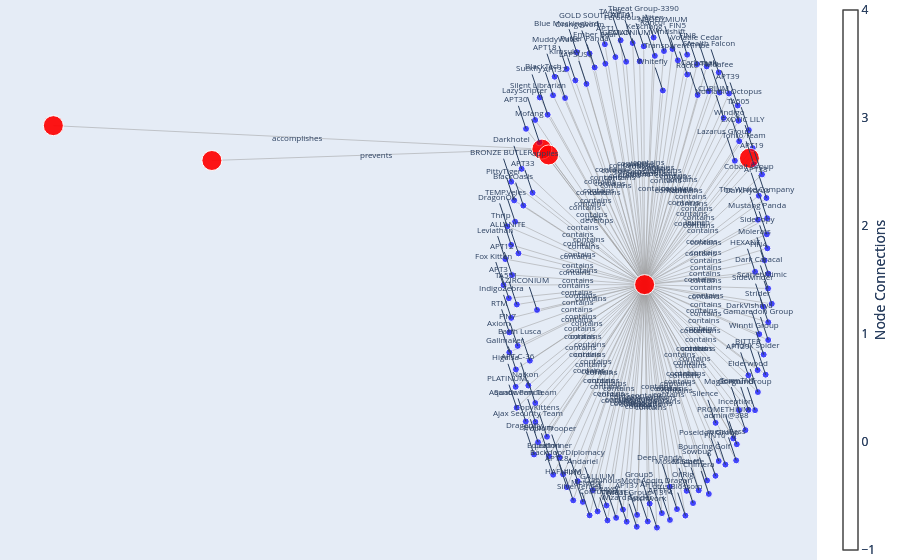

The cell this chart's notebook holds for it:
### Code cell
import networkx as nx
import plotly.graph_objects as go

# Create an empty directed graph
G = nx.DiGraph()

# Add nodes to the graph, each node representing a DataFrame
dfs = [mitre_attack_groups, mitre_campaigns, mitre_enterprise_mitigation,
       mitre_enterprise_tactics, mitre_enterprise_techniques, mitre_software]

for df in dfs:
    G.add_node(df.index.name, label=df.index.name, size=20)  # Using DataFrame index name as node label and setting size

# Establish relationships between nodes
# For example, connecting software and techniques, and attack_groups and software
G.add_edge('software', 'techniques', relationship='applies')
G.add_edge('attack_groups', 'software', relationship='develops')
G.add_edge('attack_groups', 'campaigns', relationship='launch')
G.add_edge('techniques', 'tactics', relationship='accomplishes')
G.add_edge('mitigation', 'techniques', relationship='prevents')
G.add_edge('attack_groups', 'techniques', relationship='uses')

# Add subnodes for 'attack_groups' based on the mitre_attack_groups DataFrame
attack_groups_df = mitre_attack_groups
for subnode in attack_groups_df.index:
    G.add_node(subnode, label=attack_groups_df.Name[subnode], name=attack_groups_df.loc[subnode, 'Name'], index=attack_groups_df.index[subnode], desc=attack_groups_df.Desc, size=7, color='blue')  # Setting size, color for subnodes
    G.add_edge('attack_groups', subnode, relationship='contains')

# Define node positions for the layout
pos = nx.spring_layout(G, seed=42)

# Manually adjust the position of 'attack_groups' and its subnodes
pos['attack_groups'][1] -= 0.1  # Adjust this value to control the distance

for subnode in attack_groups_df.index:
    pos[subnode][1] -= 0.1  # Adjust this value to control the distance

# Increase the distance between main nodes
for main_node in G.nodes():
    pos[main_node][0] *= 1.5

# Decrease the edge length of subnodes from the main node
edge_length_factor = 0.2
for edge in G.edges():
    if edge[0] == 'attack_groups':
        pos[edge[1]][0] *= edge_length_factor

# Create edge trace
edge_x = []
edge_y = []
edge_text = []  # To store the relationship annotations
for edge in G.edges(data=True):
    x0, y0 = pos[edge[0]]
    x1, y1 = pos[edge[1]]
    edge_x += [x0, x1, None]
    edge_y += [y0, y1, None]
    edge_text.append(edge[2]['relationship'])  # Add the relationship annotation

edge_trace = go.Scatter(
    x=edge_x, y=edge_y,
    line=dict(width=0.5, color='#999'),
    hoverinfo='none',
    mode='lines')

# Create node trace
node_x = []
node_y = []
node_size = []
node_color = []
node_text = []  # To store the node labels
for node, pos_value in pos.items():
    x, y = pos_value
    node_x.append(x)
    node_y.append(y)
    size = G.nodes[node].get("size", 10)
    color = G.nodes[node].get("color", 'red')
    node_size.append(size)
    node_color.append(color)
    label = G.nodes[node].get("label", "")
    node_text.append(f'{label}')

# Add annotations for subnodes based on the 'Name' column in the DataFrame
annotations = []
for subnode in attack_groups_df.index:
    x, y = pos[subnode]
    name = G.nodes[subnode]['name']
    size = G.nodes[subnode].get("size", 10)
    color = G.nodes[subnode].get("color", 'red')
    node_size.append(size)
    node_color.append(color)
    node_text.append(f'{name}')
    annotations.append(dict(
        x=x,
        y=y,
        text=name,
        showarrow=True,
        font=dict(size=8)
    ))

# Create node trace for main nodes (non-subnodes)
main_node_trace = go.Scatter(
    x=node_x[:-len(attack_groups_df)],  # Exclude subnodes from main nodes
    y=node_y[:-len(attack_groups_df)],
    mode='markers',
    hoverinfo='text',
    marker=dict(
        showscale=True,
        colorscale='Blues',  # Change the color scale to blue
        size=node_size[:-len(attack_groups_df)],  # Exclude subnodes from main nodes
        color=node_color[:-len(attack_groups_df)],  # Exclude subnodes from main nodes
        colorbar=dict(
            thickness=15,
            title='Node Connections',
            xanchor='left',
            titleside='right'
        )
    )
)

# Set node attributes for main nodes
main_node_trace.text = node_text[:-len(attack_groups_df)]

# Create annotations for relationships
for edge, text in zip(G.edges(), edge_text):
    x0, y0 = pos[edge[0]]
    x1, y1 = pos[edge[1]]
    annotations.append(dict(
        x=(x0 + x1) / 2,
        y=(y0 + y1) / 2,
        text=text,
        showarrow=False,
        font=dict(size=8)
    ))

# Update layout to include annotations
layout = go.Layout(
    showlegend=False,
    hovermode='closest',
    margin=dict(b=0, l=0, r=0, t=0),
    xaxis=dict(showgrid=False, zeroline=False, showticklabels=False),
    yaxis=dict(showgrid=False, zeroline=False, showticklabels=False),
    annotations=annotations
)

# Create figure
fig = go.Figure(
    data=[edge_trace, node_trace, main_node_trace],  # Include main_node_trace in the data
    layout=layout
)

# Show the figure
fig.show()

### Figure 1 — Plotly figure (JSON) as saved in the notebook; plotly's stock layout.template omitted (floating-point values rounded to 4 significant figures; data arrays with more than 128 entries replaced by an {"elided": "..."} marker saying what was removed)
{"data": [{"hoverinfo": "none", "line": {"color": "#999", "width": 0.5}, "mode": "lines", "type": "scatter", "x": {"elided": "432 float values"}, "y": {"elided": "432 float values"}}, {"hoverinfo": "text", "marker": {"color": {"elided": "282 str values"}, "colorbar": {"thickness": 15, "title": {"side": "right", "text": "Node Connections"}, "xanchor": "left"}, "colorscale": [[0, "rgb(247,251,255)"], [0.125, "rgb(222,235,247)"], [0.25, "rgb(198,219,239)"], [0.375, "rgb(158,202,225)"], [0.5, "rgb(107,174,214)"], [0.625, "rgb(66,146,198)"], [0.75, "rgb(33,113,181)"], [0.875, "rgb(8,81,156)"], [1, "rgb(8,48,107)"]], "showscale": true, "size": {"elided": "282 int values"}}, "mode": "markers", "text": {"elided": "282 str values"}, "type": "scatter", "x": {"elided": "144 float values"}, "y": {"elided": "144 float values"}}, {"hoverinfo": "text", "marker": {"color": {"elided": "144 str values"}, "colorbar": {"thickness": 15, "title": {"side": "right", "text": "Node Connections"}, "xanchor": "left"}, "colorscale": [[0, "rgb(247,251,255)"], [0.125, "rgb(222,235,247)"], [0.25, "rgb(198,219,239)"], [0.375, "rgb(158,202,225)"], [0.5, "rgb(107,174,214)"], [0.625, "rgb(66,146,198)"], [0.75, "rgb(33,113,181)"], [0.875, "rgb(8,81,156)"], [1, "rgb(8,48,107)"]], "showscale": true, "size": {"elided": "144 int values"}}, "mode": "markers", "text": {"elided": "144 str values"}, "type": "scatter", "x": [0.01533, 0.249, -0.9494, -1.303, -0.2137, -0.1987], "y": [-0.1034, 0.4098, 0.4006, 0.5421, 0.4468, 0.4231]}], "layout": {"annotations": [{"font": {"size": 8}, "showarrow": true, "text": "admin@338", "x": 0.2209, "y": -0.7516}, {"font": {"size": 8}, "showarrow": true, "text": "Ajax Security Team", "x": -0.2223, "y": -0.7434}, {"font": {"size": 8}, "showarrow": true, "text": "ALLANITE", "x": -0.2659, "y": 0.02348}, {"font": {"size": 8}, "showarrow": true, "text": "Andariel", "x": -0.1004, "y": -0.9382}, {"font": {"size": 8}, "showarrow": true, "text": "Aoqin Dragon", "x": 0.08752, "y": -1.015}, {"font": {"size": 8}, "showarrow": true, "text": "APT-C-36", "x": -0.2439, "y": -0.5132}, {"font": {"size": 8}, "showarrow": true, "text": "APT1", "x": -0.04975, "y": 0.8204}, {"font": {"size": 8}, "showarrow": true, "text": "APT12", "x": -0.2802, "y": -0.06469}, {"font": {"size": 8}, "showarrow": true, "text": "APT16", "x": 0.07182, "y": -1.059}, {"font": {"size": 8}, "showarrow": true, "text": "APT17", "x": 0.05386, "y": -1.031}, {"font": {"size": 8}, "showarrow": true, "text": "APT18", "x": -0.1852, "y": 0.7407}, {"font": {"size": 8}, "showarrow": true, "text": "APT19", "x": 0.2771, "y": 0.3441}, {"font": {"size": 8}, "showarrow": true, "text": "APT28", "x": -0.1578, "y": -0.926}, {"font": {"size": 8}, "showarrow": true, "text": "APT29", "x": 0.2466, "y": -0.4718}, {"font": {"size": 8}, "showarrow": true, "text": "APT3", "x": -0.2873, "y": -0.1587}, {"font": {"size": 8}, "showarrow": true, "text": "APT30", "x": -0.249, "y": 0.5291}, {"font": {"size": 8}, "showarrow": true, "text": "APT32", "x": -0.162, "y": 0.6543}, {"font": {"size": 8}, "showarrow": true, "text": "APT33", "x": -0.2345, "y": 0.2696}, {"font": {"size": 8}, "showarrow": true, "text": "APT37", "x": -0.001421, "y": -1.038}, {"font": {"size": 8}, "showarrow": true, "text": "APT38", "x": 0.287, "y": 0.2482}, {"font": {"size": 8}, "showarrow": true, "text": "APT39", "x": 0.2229, "y": 0.6239}, {"font": {"size": 8}, "showarrow": true, "text": "APT41", "x": -0.01137, "y": 0.8776}, {"font": {"size": 8}, "showarrow": true, "text": "Aquatic Panda", "x": -0.2496, "y": -0.6592}, {"font": {"size": 8}, "showarrow": true, "text": "Axiom", "x": -0.2864, "y": -0.3787}, {"font": {"size": 8}, "showarrow": true, "text": "BackdoorDiplomacy", "x": -0.1339, "y": -0.9015}, {"font": {"size": 8}, "showarrow": true, "text": "BITTER", "x": 0.2673, "y": -0.4507}, {"font": {"size": 8}, "showarrow": true, "text": "BlackOasis", "x": -0.255, "y": 0.2174}, {"font": {"size": 8}, "showarrow": true, "text": "BlackTech", "x": -0.1888, "y": 0.6652}, {"font": {"size": 8}, "showarrow": true, "text": "Blue Mockingbird", "x": -0.136, "y": 0.8405}, {"font": {"size": 8}, "showarrow": true, "text": "Bouncing Golf", "x": 0.1734, "y": -0.8797}, {"font": {"size": 8}, "showarrow": true, "text": "BRONZE BUTLER", "x": -0.282, "y": 0.3144}, {"font": {"size": 8}, "showarrow": true, "text": "Carbanak", "x": 0.1583, "y": 0.6821}, {"font": {"size": 8}, "showarrow": true, "text": "Chimera", "x": 0.1585, "y": -0.9533}, {"font": {"size": 8}, "showarrow": true, "text": "Cleaver", "x": -0.04813, "y": -1.05}, {"font": {"size": 8}, "showarrow": true, "text": "Cobalt Group", "x": 0.27, "y": 0.2576}, {"font": {"size": 8}, "showarrow": true, "text": "Confucius", "x": -0.0674, "y": -1.061}, {"font": {"size": 8}, "showarrow": true, "text": "CopyKittens", "x": -0.2023, "y": -0.7212}, {"font": {"size": 8}, "showarrow": true, "text": "CURIUM", "x": 0.1915, "y": 0.5734}, {"font": {"size": 8}, "showarrow": true, "text": "Dark Caracal", "x": 0.2906, "y": -0.119}, {"font": {"size": 8}, "showarrow": true, "text": "Darkhotel", "x": -0.2589, "y": 0.3667}, {"font": {"size": 8}, "showarrow": true, "text": "DarkHydrus", "x": 0.2679, "y": 0.1601}, {"font": {"size": 8}, "showarrow": true, "text": "DarkVishnya", "x": 0.271, "y": -0.3045}, {"font": {"size": 8}, "showarrow": true, "text": "Deep Panda", "x": 0.07158, "y": -0.9243}, {"font": {"size": 8}, "showarrow": true, "text": "Dragonfly", "x": -0.2312, "y": -0.7931}, {"font": {"size": 8}, "showarrow": true, "text": "DragonOK", "x": -0.2908, "y": 0.133}, {"font": {"size": 8}, "showarrow": true, "text": "Earth Lusca", "x": -0.2405, "y": -0.4122}, {"font": {"size": 8}, "showarrow": true, "text": "Elderwood", "x": 0.2678, "y": -0.5396}, {"font": {"size": 8}, "showarrow": true, "text": "Ember Bear", "x": -0.07223, "y": 0.7934}, {"font": {"size": 8}, "showarrow": true, "text": "Equation", "x": -0.1885, "y": -0.8754}, {"font": {"size": 8}, "showarrow": true, "text": "Evilnum", "x": -0.1977, "y": -0.8001}, {"font": {"size": 8}, "showarrow": true, "text": "EXOTIC LILY", "x": 0.2564, "y": 0.4508}, {"font": {"size": 8}, "showarrow": true, "text": "Ferocious Kitten", "x": 0.01334, "y": 0.8644}, {"font": {"size": 8}, "showarrow": true, "text": "FIN10", "x": 0.1955, "y": -0.8341}, {"font": {"size": 8}, "showarrow": true, "text": "FIN4", "x": 0.2912, "y": -0.05892}, {"font": {"size": 8}, "showarrow": true, "text": "FIN5", "x": 0.1102, "y": 0.8302}, {"font": {"size": 8}, "showarrow": true, "text": "FIN6", "x": -0.1224, "y": -0.9857}, {"font": {"size": 8}, "showarrow": true, "text": "FIN7", "x": -0.2676, "y": -0.3522}, {"font": {"size": 8}, "showarrow": true, "text": "FIN8", "x": 0.1322, "y": 0.7915}, {"font": {"size": 8}, "showarrow": true, "text": "Fox Kitten", "x": -0.2993, "y": -0.105}, {"font": {"size": 8}, "showarrow": true, "text": "GALLIUM", "x": -0.06963, "y": -1.0}, {"font": {"size": 8}, "showarrow": true, "text": "Gallmaker", "x": -0.2716, "y": -0.4477}, {"font": {"size": 8}, "showarrow": true, "text": "Gamaredon Group", "x": 0.2908, "y": -0.3283}, {"font": {"size": 8}, "showarrow": true, "text": "GCMAN", "x": -0.0258, "y": 0.8015}, {"font": {"size": 8}, "showarrow": true, "text": "GOLD SOUTHFIELD", "x": -0.07327, "y": 0.8727}, {"font": {"size": 8}, "showarrow": true, "text": "Gorgon Group", "x": 0.2615, "y": -0.6133}, {"font": {"size": 8}, "showarrow": true, "text": "Group5", "x": 0.02657, "y": -0.9928}, {"font": {"size": 8}, "showarrow": true, "text": "HAFNIUM", "x": -0.1438, "y": -0.9794}, {"font": {"size": 8}, "showarrow": true, "text": "HEXANE", "x": 0.2617, "y": -0.05129}, {"font": {"size": 8}, "showarrow": true, "text": "Higaisa", "x": -0.2721, "y": -0.5184}, {"font": {"size": 8}, "showarrow": true, "text": "Inception", "x": 0.2402, "y": -0.6941}, {"font": {"size": 8}, "showarrow": true, "text": "IndigoZebra", "x": -0.282, "y": -0.2385}, {"font": {"size": 8}, "showarrow": true, "text": "Indrik Spider", "x": 0.2851, "y": -0.469}, {"font": {"size": 8}, "showarrow": true, "text": "Ke3chang", "x": 0.03819, "y": 0.8254}, {"font": {"size": 8}, "showarrow": true, "text": "Kimsuky", "x": -0.139, "y": 0.7258}, {"font": {"size": 8}, "showarrow": true, "text": "LAPSUS$", "x": -0.1143, "y": 0.7115}, {"font": {"size": 8}, "showarrow": true, "text": "Lazarus Group", "x": 0.2165, "y": 0.3996}, {"font": {"size": 8}, "showarrow": true, "text": "LazyScripter", "x": -0.2286, "y": 0.565}, {"font": {"size": 8}, "showarrow": true, "text": "Leafminer", "x": -0.1663, "y": -0.8738}, {"font": {"size": 8}, "showarrow": true, "text": "Leviathan", "x": -0.2952, "y": 0.0003095}, {"font": {"size": 8}, "showarrow": true, "text": "Lotus Blossom", "x": 0.1063, "y": -1.041}, {"font": {"size": 8}, "showarrow": true, "text": "LuminousMoth", "x": -0.03292, "y": -1.017}, {"font": {"size": 8}, "showarrow": true, "text": "Machete", "x": 0.1359, "y": -0.9388}, {"font": {"size": 8}, "showarrow": true, "text": "Magic Hound", "x": 0.2258, "y": -0.6129}, {"font": {"size": 8}, "showarrow": true, "text": "menuPass", "x": 0.2195, "y": -0.8171}, {"font": {"size": 8}, "showarrow": true, "text": "Metador", "x": -0.08951, "y": -1.024}, {"font": {"size": 8}, "showarrow": true, "text": "Moafee", "x": 0.2036, "y": 0.6724}, {"font": {"size": 8}, "showarrow": true, "text": "Mofang", "x": -0.2193, "y": 0.4748}, {"font": {"size": 8}, "showarrow": true, "text": "Molerats", "x": 0.2829, "y": -0.004496}, {"font": {"size": 8}, "showarrow": true, "text": "Moses Staff", "x": 0.109, "y": -0.9408}, {"font": {"size": 8}, "showarrow": true, "text": "MuddyWater", "x": -0.1584, "y": 0.7725}, {"font": {"size": 8}, "showarrow": true, "text": "Mustang Panda", "x": 0.2878, "y": 0.1007}, {"font": {"size": 8}, "showarrow": true, "text": "Naikon", "x": -0.2284, "y": -0.5842}, {"font": {"size": 8}, "showarrow": true, "text": "NEODYMIUM", "x": 0.0774, "y": 0.8533}, {"font": {"size": 8}, "showarrow": true, "text": "Nomadic Octopus", "x": 0.2246, "y": 0.5619}, {"font": {"size": 8}, "showarrow": true, "text": "OilRig", "x": 0.1233, "y": -0.9905}, {"font": {"size": 8}, "showarrow": true, "text": "Orangeworm", "x": -0.1074, "y": 0.8352}, {"font": {"size": 8}, "showarrow": true, "text": "Patchwork", "x": 0.04283, "y": -1.09}, {"font": {"size": 8}, "showarrow": true, "text": "PittyTiger", "x": -0.2755, "y": 0.2386}, {"font": {"size": 8}, "showarrow": true, "text": "PLATINUM", "x": -0.2699, "y": -0.6031}, {"font": {"size": 8}, "showarrow": true, "text": "POLONIUM", "x": 0.004288, "y": 0.8038}, {"font": {"size": 8}, "showarrow": true, "text": "Poseidon Group", "x": 0.1805, "y": -0.8198}, {"font": {"size": 8}, "showarrow": true, "text": "PROMETHIUM", "x": 0.2129, "y": -0.7279}, {"font": {"size": 8}, "showarrow": true, "text": "Putter Panda", "x": -0.09602, "y": 0.7786}, {"font": {"size": 8}, "showarrow": true, "text": "Rancor", "x": 0.0585, "y": 0.845}, {"font": {"size": 8}, "showarrow": true, "text": "Rocke", "x": 0.1334, "y": 0.6666}, {"font": {"size": 8}, "showarrow": true, "text": "RTM", "x": -0.2863, "y": -0.2973}, {"font": {"size": 8}, "showarrow": true, "text": "Sandworm Team", "x": -0.2281, "y": -0.6611}, {"font": {"size": 8}, "showarrow": true, "text": "Scarlet Mimic", "x": 0.2988, "y": -0.1814}, {"font": {"size": 8}, "showarrow": true, "text": "SideCopy", "x": 0.289, "y": 0.04393}, {"font": {"size": 8}, "showarrow": true, "text": "Sidewinder", "x": 0.2798, "y": -0.1929}, {"font": {"size": 8}, "showarrow": true, "text": "Silence", "x": 0.1736, "y": -0.6647}, {"font": {"size": 8}, "showarrow": true, "text": "Silent Librarian", "x": -0.2009, "y": 0.5864}, {"font": {"size": 8}, "showarrow": true, "text": "SilverTerrier", "x": -0.1073, "y": -1.04}, {"font": {"size": 8}, "showarrow": true, "text": "Sowbug", "x": 0.1547, "y": -0.8986}, {"font": {"size": 8}, "showarrow": true, "text": "Stealth Falcon", "x": 0.1806, "y": 0.7584}, {"font": {"size": 8}, "showarrow": true, "text": "Strider", "x": 0.291, "y": -0.2564}, {"font": {"size": 8}, "showarrow": true, "text": "Suckfly", "x": -0.2184, "y": 0.6566}, {"font": {"size": 8}, "showarrow": true, "text": "TA459", "x": -0.03806, "y": 0.8889}, {"font": {"size": 8}, "showarrow": true, "text": "TA505", "x": 0.2477, "y": 0.5241}, {"font": {"size": 8}, "showarrow": true, "text": "TA551", "x": -0.2695, "y": -0.1841}, {"font": {"size": 8}, "showarrow": true, "text": "TeamTNT", "x": 0.2469, "y": -0.612}, {"font": {"size": 8}, "showarrow": true, "text": "TEMP.Veles", "x": -0.2734, "y": 0.1522}, {"font": {"size": 8}, "showarrow": true, "text": "The White Company", "x": 0.2885, "y": 0.1662}, {"font": {"size": 8}, "showarrow": true, "text": "Threat Group-1314", "x": 0.02232, "y": -1.065}, {"font": {"size": 8}, "showarrow": true, "text": "Threat Group-3390", "x": 0.03543, "y": 0.9}, {"font": {"size": 8}, "showarrow": true, "text": "Thrip", "x": -0.2822, "y": 0.05789}, {"font": {"size": 8}, "showarrow": true, "text": "Tonto Team", "x": 0.259, "y": 0.3848}, {"font": {"size": 8}, "showarrow": true, "text": "Transparent Tribe", "x": 0.1104, "y": 0.7495}, {"font": {"size": 8}, "showarrow": true, "text": "Tropic Trooper", "x": -0.1746, "y": -0.8054}, {"font": {"size": 8}, "showarrow": true, "text": "Turla", "x": 0.1824, "y": 0.6767}, {"font": {"size": 8}, "showarrow": true, "text": "Volatile Cedar", "x": 0.1537, "y": 0.7826}, {"font": {"size": 8}, "showarrow": true, "text": "Whitefly", "x": 0.05608, "y": 0.6847}, {"font": {"size": 8}, "showarrow": true, "text": "Windigo", "x": 0.2262, "y": 0.479}, {"font": {"size": 8}, "showarrow": true, "text": "Windshift", "x": 0.08946, "y": 0.8073}, {"font": {"size": 8}, "showarrow": true, "text": "Winnti Group", "x": 0.2808, "y": -0.3874}, {"font": {"size": 8}, "showarrow": true, "text": "WIRTE", "x": -0.02464, "y": -1.066}, {"font": {"size": 8}, "showarrow": true, "text": "Wizard Spider", "x": -0.002139, "y": -1.087}, {"font": {"size": 8}, "showarrow": true, "text": "ZIRCONIUM", "x": -0.2245, "y": -0.2062}, {"font": {"size": 8}, "showarrow": false, "text": "develops", "x": -0.09167, "y": 0.1598}, {"font": {"size": 8}, "showarrow": false, "text": "launch", "x": 0.1321, "y": 0.1532}, {"font": {"size": 8}, "showarrow": false, "text": "uses", "x": -0.0992, "y": 0.1717}, {"font": {"size": 8}, "showarrow": false, "text": "contains", "x": 0.1181, "y": -0.4275}, {"font": {"size": 8}, "showarrow": false, "text": "contains", "x": -0.1035, "y": -0.4234}, {"font": {"size": 8}, "showarrow": false, "text": "contains", "x": -0.1253, "y": -0.03997}, {"font": {"size": 8}, "showarrow": false, "text": "contains", "x": -0.04254, "y": -0.5208}, {"font": {"size": 8}, "showarrow": false, "text": "contains", "x": 0.05142, "y": -0.5592}, {"font": {"size": 8}, "showarrow": false, "text": "contains", "x": -0.1143, "y": -0.3083}, {"font": {"size": 8}, "showarrow": false, "text": "contains", "x": -0.01721, "y": 0.3585}, {"font": {"size": 8}, "showarrow": false, "text": "contains", "x": -0.1324, "y": -0.08405}, {"font": {"size": 8}, "showarrow": false, "text": "contains", "x": 0.04357, "y": -0.5811}, {"font": {"size": 8}, "showarrow": false, "text": "contains", "x": 0.03459, "y": -0.5674}, {"font": {"size": 8}, "showarrow": false, "text": "contains", "x": -0.08493, "y": 0.3186}, {"font": {"size": 8}, "showarrow": false, "text": "contains", "x": 0.1462, "y": 0.1203}, {"font": {"size": 8}, "showarrow": false, "text": "contains", "x": -0.07124, "y": -0.5147}, {"font": {"size": 8}, "showarrow": false, "text": "contains", "x": 0.131, "y": -0.2876}, {"font": {"size": 8}, "showarrow": false, "text": "contains", "x": -0.136, "y": -0.131}, {"font": {"size": 8}, "showarrow": false, "text": "contains", "x": -0.1168, "y": 0.2129}, {"font": {"size": 8}, "showarrow": false, "text": "contains", "x": -0.07333, "y": 0.2755}, {"font": {"size": 8}, "showarrow": false, "text": "contains", "x": -0.1096, "y": 0.08311}, {"font": {"size": 8}, "showarrow": false, "text": "contains", "x": 0.006952, "y": -0.5709}, {"font": {"size": 8}, "showarrow": false, "text": "contains", "x": 0.1512, "y": 0.07239}, {"font": {"size": 8}, "showarrow": false, "text": "contains", "x": 0.1191, "y": 0.2602}, {"font": {"size": 8}, "showarrow": false, "text": "contains", "x": 0.00198, "y": 0.3871}, {"font": {"size": 8}, "showarrow": false, "text": "contains", "x": -0.1171, "y": -0.3813}, {"font": {"size": 8}, "showarrow": false, "text": "contains", "x": -0.1355, "y": -0.241}, {"font": {"size": 8}, "showarrow": false, "text": "contains", "x": -0.05927, "y": -0.5025}, {"font": {"size": 8}, "showarrow": false, "text": "contains", "x": 0.1413, "y": -0.277}, {"font": {"size": 8}, "showarrow": false, "text": "contains", "x": -0.1198, "y": 0.05701}, {"font": {"size": 8}, "showarrow": false, "text": "contains", "x": -0.08674, "y": 0.2809}, {"font": {"size": 8}, "showarrow": false, "text": "contains", "x": -0.06035, "y": 0.3685}, {"font": {"size": 8}, "showarrow": false, "text": "contains", "x": 0.09434, "y": -0.4916}, {"font": {"size": 8}, "showarrow": false, "text": "contains", "x": -0.1333, "y": 0.1055}, {"font": {"size": 8}, "showarrow": false, "text": "contains", "x": 0.08682, "y": 0.2894}, {"font": {"size": 8}, "showarrow": false, "text": "contains", "x": 0.08691, "y": -0.5283}, {"font": {"size": 8}, "showarrow": false, "text": "contains", "x": -0.0164, "y": -0.5769}, {"font": {"size": 8}, "showarrow": false, "text": "contains", "x": 0.1426, "y": 0.07712}, {"font": {"size": 8}, "showarrow": false, "text": "contains", "x": -0.02603, "y": -0.5821}, {"font": {"size": 8}, "showarrow": false, "text": "contains", "x": -0.09348, "y": -0.4123}, {"font": {"size": 8}, "showarrow": false, "text": "contains", "x": 0.1034, "y": 0.235}, {"font": {"size": 8}, "showarrow": false, "text": "contains", "x": 0.153, "y": -0.1112}, {"font": {"size": 8}, "showarrow": false, "text": "contains", "x": -0.1218, "y": 0.1316}, {"font": {"size": 8}, "showarrow": false, "text": "contains", "x": 0.1416, "y": 0.02835}, {"font": {"size": 8}, "showarrow": false, "text": "contains", "x": 0.1431, "y": -0.204}, {"font": {"size": 8}, "showarrow": false, "text": "contains", "x": 0.04345, "y": -0.5139}, {"font": {"size": 8}, "showarrow": false, "text": "contains", "x": -0.1079, "y": -0.4482}, {"font": {"size": 8}, "showarrow": false, "text": "contains", "x": -0.1377, "y": 0.01479}, {"font": {"size": 8}, "showarrow": false, "text": "contains", "x": -0.1126, "y": -0.2578}, {"font": {"size": 8}, "showarrow": false, "text": "contains", "x": 0.1416, "y": -0.3215}, {"font": {"size": 8}, "showarrow": false, "text": "contains", "x": -0.02845, "y": 0.345}, {"font": {"size": 8}, "showarrow": false, "text": "contains", "x": -0.0866, "y": -0.4894}, {"font": {"size": 8}, "showarrow": false, "text": "contains", "x": -0.09121, "y": -0.4518}, {"font": {"size": 8}, "showarrow": false, "text": "contains", "x": 0.1359, "y": 0.1737}, {"font": {"size": 8}, "showarrow": false, "text": "contains", "x": 0.01433, "y": 0.3805}, {"font": {"size": 8}, "showarrow": false, "text": "contains", "x": 0.1054, "y": -0.4688}, {"font": {"size": 8}, "showarrow": false, "text": "contains", "x": 0.1533, "y": -0.08117}, {"font": {"size": 8}, "showarrow": false, "text": "contains", "x": 0.06277, "y": 0.3634}, {"font": {"size": 8}, "showarrow": false, "text": "contains", "x": -0.05354, "y": -0.5446}, {"font": {"size": 8}, "showarrow": false, "text": "contains", "x": -0.1262, "y": -0.2278}, {"font": {"size": 8}, "showarrow": false, "text": "contains", "x": 0.07377, "y": 0.3441}, {"font": {"size": 8}, "showarrow": false, "text": "contains", "x": -0.142, "y": -0.1042}, {"font": {"size": 8}, "showarrow": false, "text": "contains", "x": -0.02715, "y": -0.5518}, {"font": {"size": 8}, "showarrow": false, "text": "contains", "x": -0.1281, "y": -0.2756}, {"font": {"size": 8}, "showarrow": false, "text": "contains", "x": 0.1531, "y": -0.2158}, {"font": {"size": 8}, "showarrow": false, "text": "contains", "x": -0.005238, "y": 0.3491}, {"font": {"size": 8}, "showarrow": false, "text": "contains", "x": -0.02897, "y": 0.3846}, {"font": {"size": 8}, "showarrow": false, "text": "contains", "x": 0.1384, "y": -0.3584}, {"font": {"size": 8}, "showarrow": false, "text": "contains", "x": 0.02095, "y": -0.5481}, {"font": {"size": 8}, "showarrow": false, "text": "contains", "x": -0.06425, "y": -0.5414}, {"font": {"size": 8}, "showarrow": false, "text": "contains", "x": 0.1385, "y": -0.07735}, {"font": {"size": 8}, "showarrow": false, "text": "contains", "x": -0.1284, "y": -0.3109}, {"font": {"size": 8}, "showarrow": false, "text": "contains", "x": 0.1277, "y": -0.3988}, {"font": {"size": 8}, "showarrow": false, "text": "contains", "x": -0.1334, "y": -0.1709}, {"font": {"size": 8}, "showarrow": false, "text": "contains", "x": 0.1502, "y": -0.2862}, {"font": {"size": 8}, "showarrow": false, "text": "contains", "x": 0.02676, "y": 0.361}, {"font": {"size": 8}, "showarrow": false, "text": "contains", "x": -0.06184, "y": 0.3112}, {"font": {"size": 8}, "showarrow": false, "text": "contains", "x": -0.04949, "y": 0.3041}, {"font": {"size": 8}, "showarrow": false, "text": "contains", "x": 0.1159, "y": 0.1481}, {"font": {"size": 8}, "showarrow": false, "text": "contains", "x": -0.1066, "y": 0.2308}, {"font": {"size": 8}, "showarrow": false, "text": "contains", "x": -0.07551, "y": -0.4886}, {"font": {"size": 8}, "showarrow": false, "text": "contains", "x": -0.1399, "y": -0.05155}, {"font": {"size": 8}, "showarrow": false, "text": "contains", "x": 0.06081, "y": -0.5723}, {"font": {"size": 8}, "showarrow": false, "text": "contains", "x": -0.008796, "y": -0.5601}, {"font": {"size": 8}, "showarrow": false, "text": "contains", "x": 0.07563, "y": -0.5211}, {"font": {"size": 8}, "showarrow": false, "text": "contains", "x": 0.1206, "y": -0.3581}, {"font": {"size": 8}, "showarrow": false, "text": "contains", "x": 0.1174, "y": -0.4603}, {"font": {"size": 8}, "showarrow": false, "text": "contains", "x": -0.03709, "y": -0.5638}, {"font": {"size": 8}, "showarrow": false, "text": "contains", "x": 0.1095, "y": 0.2845}, {"font": {"size": 8}, "showarrow": false, "text": "contains", "x": -0.102, "y": 0.1857}, {"font": {"size": 8}, "showarrow": false, "text": "contains", "x": 0.1491, "y": -0.05395}, {"font": {"size": 8}, "showarrow": false, "text": "contains", "x": 0.06214, "y": -0.5221}, {"font": {"size": 8}, "showarrow": false, "text": "contains", "x": -0.07155, "y": 0.3345}, {"font": {"size": 8}, "showarrow": false, "text": "contains", "x": 0.1516, "y": -0.001339}, {"font": {"size": 8}, "showarrow": false, "text": "contains", "x": -0.1065, "y": -0.3438}, {"font": {"size": 8}, "showarrow": false, "text": "contains", "x": 0.04636, "y": 0.375}, {"font": {"size": 8}, "showarrow": false, "text": "contains", "x": 0.12, "y": 0.2293}, {"font": {"size": 8}, "showarrow": false, "text": "contains", "x": 0.06931, "y": -0.5469}, {"font": {"size": 8}, "showarrow": false, "text": "contains", "x": -0.04605, "y": 0.3659}, {"font": {"size": 8}, "showarrow": false, "text": "contains", "x": 0.02908, "y": -0.5967}, {"font": {"size": 8}, "showarrow": false, "text": "contains", "x": -0.1301, "y": 0.06758}, {"font": {"size": 8}, "showarrow": false, "text": "contains", "x": -0.1273, "y": -0.3533}, {"font": {"size": 8}, "showarrow": false, "text": "contains", "x": 0.009807, "y": 0.3502}, {"font": {"size": 8}, "showarrow": false, "text": "contains", "x": 0.09793, "y": -0.4616}, {"font": {"size": 8}, "showarrow": false, "text": "contains", "x": 0.1141, "y": -0.4157}, {"font": {"size": 8}, "showarrow": false, "text": "contains", "x": -0.04035, "y": 0.3376}, {"font": {"size": 8}, "showarrow": false, "text": "contains", "x": 0.03691, "y": 0.3708}, {"font": {"size": 8}, "showarrow": false, "text": "contains", "x": 0.07438, "y": 0.2816}, {"font": {"size": 8}, "showarrow": false, "text": "contains", "x": -0.1355, "y": -0.2003}, {"font": {"size": 8}, "showarrow": false, "text": "contains", "x": -0.1064, "y": -0.3823}, {"font": {"size": 8}, "showarrow": false, "text": "contains", "x": 0.1571, "y": -0.1424}, {"font": {"size": 8}, "showarrow": false, "text": "contains", "x": 0.1522, "y": -0.02974}, {"font": {"size": 8}, "showarrow": false, "text": "contains", "x": 0.1476, "y": -0.1482}, {"font": {"size": 8}, "showarrow": false, "text": "contains", "x": 0.09446, "y": -0.384}, {"font": {"size": 8}, "showarrow": false, "text": "contains", "x": -0.09279, "y": 0.2415}, {"font": {"size": 8}, "showarrow": false, "text": "contains", "x": -0.04599, "y": -0.5718}, {"font": {"size": 8}, "showarrow": false, "text": "contains", "x": 0.085, "y": -0.501}, {"font": {"size": 8}, "showarrow": false, "text": "contains", "x": 0.09794, "y": 0.3275}, {"font": {"size": 8}, "showarrow": false, "text": "contains", "x": 0.1531, "y": -0.1799}, {"font": {"size": 8}, "showarrow": false, "text": "contains", "x": -0.1016, "y": 0.2766}, {"font": {"size": 8}, "showarrow": false, "text": "contains", "x": -0.01137, "y": 0.3927}, {"font": {"size": 8}, "showarrow": false, "text": "contains", "x": 0.1315, "y": 0.2103}, {"font": {"size": 8}, "showarrow": false, "text": "contains", "x": -0.1271, "y": -0.1438}, {"font": {"size": 8}, "showarrow": false, "text": "contains", "x": 0.1311, "y": -0.3577}, {"font": {"size": 8}, "showarrow": false, "text": "contains", "x": -0.129, "y": 0.02439}, {"font": {"size": 8}, "showarrow": false, "text": "contains", "x": 0.1519, "y": 0.0314}, {"font": {"size": 8}, "showarrow": false, "text": "contains", "x": 0.01882, "y": -0.5843}, {"font": {"size": 8}, "showarrow": false, "text": "contains", "x": 0.02538, "y": 0.3983}, {"font": {"size": 8}, "showarrow": false, "text": "contains", "x": -0.1334, "y": -0.02276}, {"font": {"size": 8}, "showarrow": false, "text": "contains", "x": 0.1371, "y": 0.1407}, {"font": {"size": 8}, "showarrow": false, "text": "contains", "x": 0.06286, "y": 0.323}, {"font": {"size": 8}, "showarrow": false, "text": "contains", "x": -0.07961, "y": -0.4544}, {"font": {"size": 8}, "showarrow": false, "text": "contains", "x": 0.09885, "y": 0.2866}, {"font": {"size": 8}, "showarrow": false, "text": "contains", "x": 0.08453, "y": 0.3396}, {"font": {"size": 8}, "showarrow": false, "text": "contains", "x": 0.0357, "y": 0.2907}, {"font": {"size": 8}, "showarrow": false, "text": "contains", "x": 0.1207, "y": 0.1878}, {"font": {"size": 8}, "showarrow": false, "text": "contains", "x": 0.05239, "y": 0.3519}, {"font": {"size": 8}, "showarrow": false, "text": "contains", "x": 0.148, "y": -0.2454}, {"font": {"size": 8}, "showarrow": false, "text": "contains", "x": -0.004659, "y": -0.5848}, {"font": {"size": 8}, "showarrow": false, "text": "contains", "x": 0.006593, "y": -0.5951}, {"font": {"size": 8}, "showarrow": false, "text": "contains", "x": -0.1046, "y": -0.1548}, {"font": {"size": 8}, "showarrow": false, "text": "prevents", "x": -0.5816, "y": 0.4237}, {"font": {"size": 8}, "showarrow": false, "text": "accomplishes", "x": -0.7583, "y": 0.4945}, {"font": {"size": 8}, "showarrow": false, "text": "applies", "x": -0.2062, "y": 0.435}], "hovermode": "closest", "margin": {"b": 0, "l": 0, "r": 0, "t": 0}, "showlegend": false, "xaxis": {"showgrid": false, "showticklabels": false, "zeroline": false}, "yaxis": {"showgrid": false, "showticklabels": false, "zeroline": false}}}
